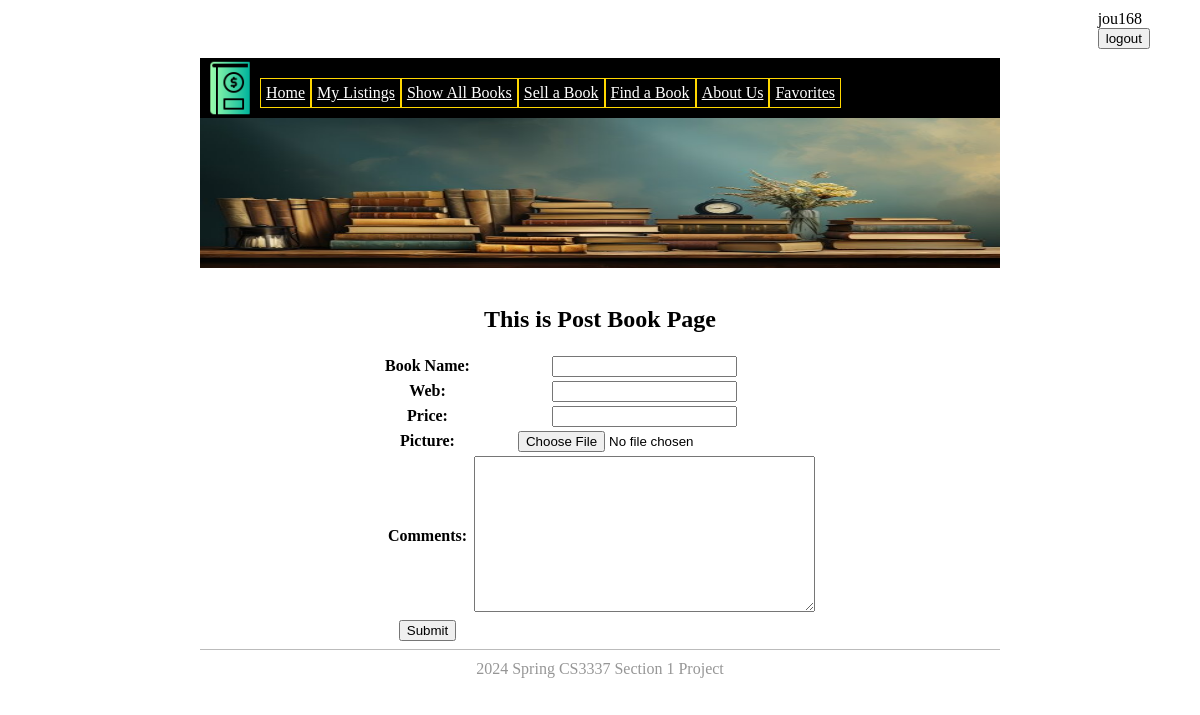
/postbook (signed in), run on the app's committed database.
### bookMng/models.py (models this page shows, shortened)
class MainMenu(models.Model):
    item = models.CharField(max_length=200, unique=True)
    link = models.CharField(max_length=200, unique=True)

### bookMng/views.py (the view)
# urls.py: path('postbook', views.postbook, name='postbook'),
@login_required(login_url=reverse_lazy('login'))
def postbook(request):
    submitted = False
    if request.method == 'POST':
        form = BookForm(request.POST, request.FILES)
        comment_form = CommentForm(request.POST)
        if form.is_valid() and comment_form.is_valid():
            book = form.save(commit=False)
            book.username = request.user
            book.save()
            comments = comment_form.save(commit=False)
            comments.book = book
            comments.user = request.user
            comments.save()
            return HttpResponseRedirect('/postbook?submitted=True')
    else:
        form = BookForm()
        comment_form = CommentForm()
        if 'submitted' in request.GET:
            submitted = True
    return render(request,
                  'bookMng/postbook.html',
                  {
                      'form': form,
                      'item_list': MainMenu.objects.all(),
                      'submitted': submitted,
                      'comment_form': comment_form,
                  })

### bookMng/forms.py
class BookForm(ModelForm):
    class Meta:
        model = Book
        fields = [
            'name',
            'web',
            'price',
            'picture',
        ]

class CommentForm(forms.ModelForm):
    class Meta:
        model = Comment
        fields = ['text']

### bookEx/templates/bookMng/postbook.html (shortened to what this page needs)
{% extends "base.html" %}
{% load static %}
{% block sidenav %}
    {% for item in item_list %}
     <li>
         <a href="{{ item.link }}"> {{ item.item }} </a>
     </li>
    {% endfor %}
{% endblock sidenav %}
{% block content %}
<h1 align="center">This is Post Book Page</h1>
{% if submitted %}
   <p>
       Post Book Successfully!
   </p>
{% else %}
<form action="" enctype="multipart/form-data" method="post" novalidate>
    <table align="center">
        {{ form.as_table }}
        {{ comment_form.as_table }}
        <tr>
            <td>
                <input type="submit" value="Submit">
            </td>
        </tr>
    </table>
</form>
{% endif %}
{% endblock content %}

### bookEx/templates/base.html (shortened to what this page needs)
{% load static %}
<!DOCTYPE html>
<html lang="en">
<head>
    <link href="{% static 'main.css' %}" rel="stylesheet" type="text/css">
</head>
<body>
<div id="wrapper">
    <aside id="navbar">
        <nav id="nav">
            <ul>
                 {% block sidenav %}{% endblock sidenav %}
            </ul>
        </nav>
    </aside>
    <header id="header">
        <img id="logo" src="{% static 'newlogo.png' %} "/>
        <span style="float: right;" >
            {% if user.is_authenticated %}
               {{ user.username }}
               <form action="{% url 'logout' %}?next=/" method="post">
                   <button type="submit">logout</button>
               </form>
            {% else %}
               Not Logged in.
               <a href="{% url 'login' %}?next=/">Login</a>
            {% endif %}
        </span>
        <img id="banner" src="{% static 'banner.jpg' %}" width="800" height="150"/>
    </header>
    <section id="main">
        {% block content %}{% endblock content %}
    </section>
    <footer id="footer">
        2024 Spring CS3337 Section 1 Project
    </footer>
</div>
</body>
</html>

### bookEx/static/main.css (style rules this page uses)
#header { border-style: none; width: 800px; height: auto; }
#header span { top: 10px; right: 50px; position: absolute; }
#banner { position: relative; top: -14px; }
#logo { position: relative; top: -10px; height: 60px; object-fit: cover; display: inline-block; z-index: 1; }
#wrapper { margin-top: 0px; margin-left: auto; margin-right: auto; background-color: #FFFFFF; width: 800px; }
#footer { text-align: center; front-side: 0.8em; margin-top: 5px; padding-top: 10px; padding-bottom: 10px; background-color: #FFFFFF; border-top: thin solid #BBBBBB; clear: both; color: #969696; }
#navbar { position: relative; top: 50px; width: 800px; height: 60px; }
#nav { background-color: #000000; height: 60px; }
#nav ul { margin: 0; padding: 0; top: 20px; left: 60px; list-style-type: none; position: relative; }
#nav li { float: left; font-size: 1em; list-style-type: none; border: 1.5px solid rgb(255, 215, 0); color: #4C4C4C; }
#nav li a { display: block; color: #FFFFFF; padding: 5px; }
table { text-align: center; }

### data on the page
MainMenu: item "Home"
MainMenu: item "My Listings"
MainMenu: item "Show All Books"
MainMenu: item "Sell a Book"
MainMenu: item "Find a Book"
MainMenu: item "About Us"
MainMenu: item "Favorites"

### other printed values
{{ user.username }} "jou168"
